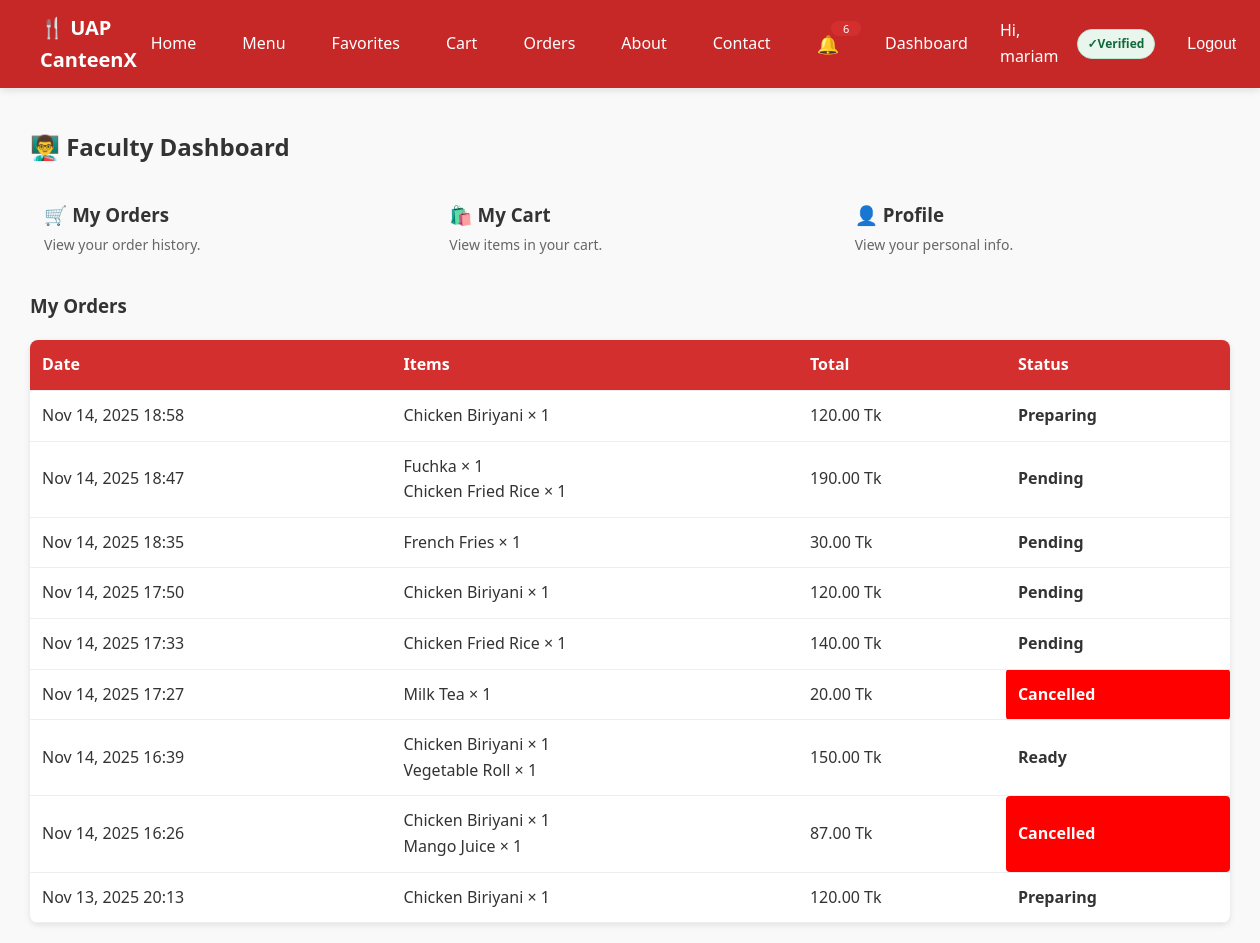
Page /dashboard/ (signed in) on the earlier database version.
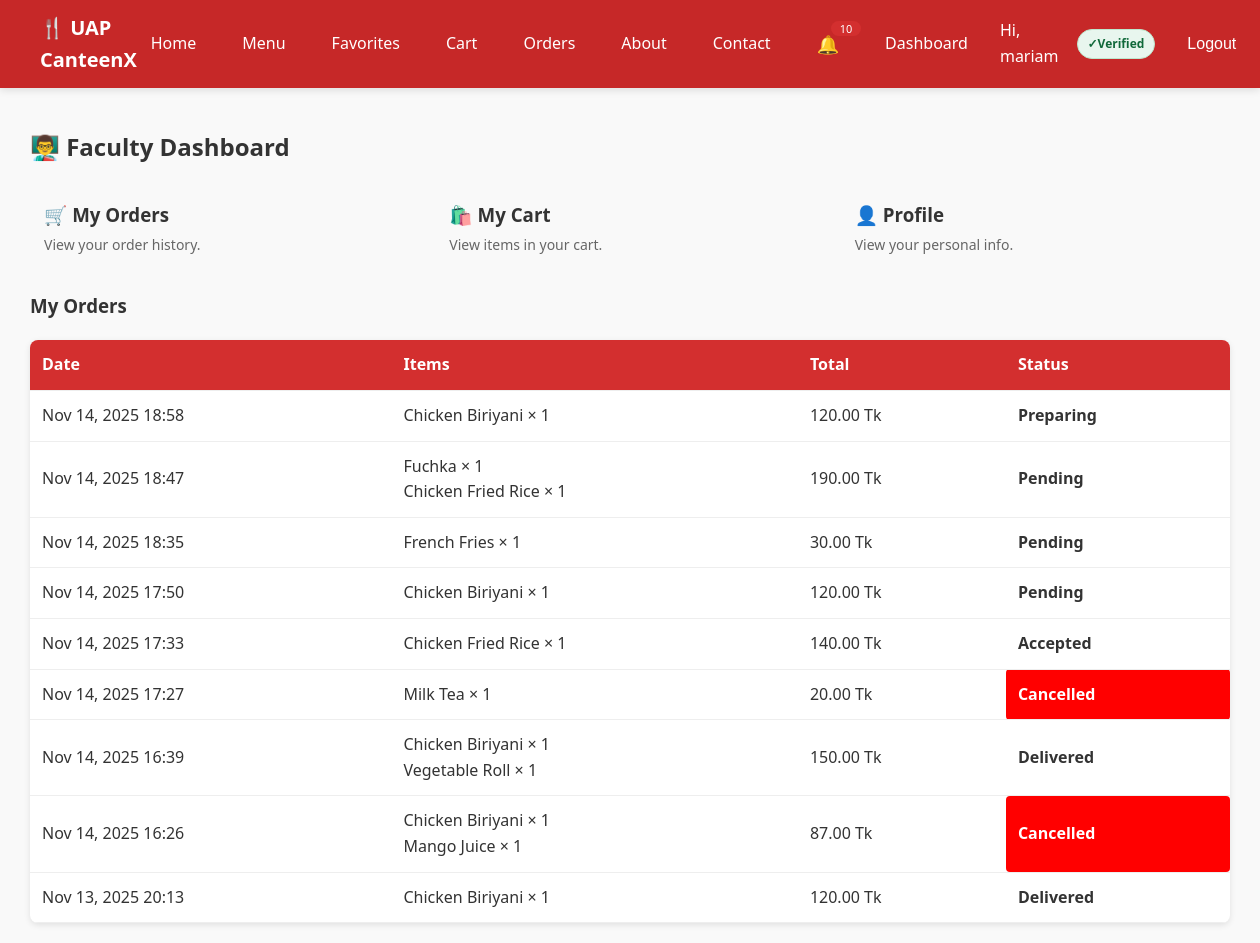
Same page on the later database version.
### my_canteen/models.py (models this page shows, shortened)
class Order(models.Model):
    STATUS_CHOICES = [
        ('pending', 'Pending'),
        ('accepted', 'Accepted'),
        ('preparing', 'Preparing'),
        ('ready', 'Ready'),
        ('delivered', 'Delivered'),
        ('completed', 'Completed'),
        ('cancelled', 'Cancelled'),
    ]
    PAYMENT_STATUS_CHOICES = [('unpaid', 'Unpaid'), ('paid', 'Paid')]
    PAYMENT_METHOD_CHOICES = [
        ('cash', 'Cash'),
        ('mock_card', 'Mock Card'),
        ('stripe', 'Stripe'),
        ('sslcommerz', 'SSLCommerz'),
    ]
    user = models.ForeignKey(User, on_delete=models.CASCADE)
    total_price = models.DecimalField(max_digits=8, decimal_places=2)
    address = models.CharField(max_length=255)
    status = models.CharField(max_length=20, choices=STATUS_CHOICES, default='pending')
    payment_status = models.CharField(max_length=10, choices=PAYMENT_STATUS_CHOICES, default='unpaid')
    payment_method = models.CharField(max_length=10, choices=PAYMENT_METHOD_CHOICES, default='cash')
    created_at = models.DateTimeField(auto_now_add=True)

### my_canteen/views.py (the view)
# urls.py: path('dashboard/', views.dashboard, name='dashboard'),
@login_required
def dashboard(request):
    profile = UserProfile.objects.select_related("user").get(user=request.user)
    real_role = profile.role
    effective_role = get_effective_role(real_role)
    if effective_role in ["admin", "vendor"]:
        orders = Order.objects.all().order_by("-created_at")
        items = MenuItem.objects.all()
    elif effective_role == "staff":
        orders = Order.objects.filter(
            status__in=["accepted", "preparing"]
        ).order_by("-created_at")
        items = None
    else:
        orders = Order.objects.filter(user=request.user).order_by("-created_at")
        items = None
    title_map = {
        "admin": "🛠 Admin Dashboard",
        "vendor": "🏪 Vendor Dashboard",
        "staff": "👨‍🍳 Staff Dashboard",
        "student": "🎓 Student Dashboard",
        "faculty": "🎓 Faculty Dashboard",
        "guest": "👋 Welcome",
    }
    dashboard_title = title_map.get(real_role, "Dashboard")
    template_name = f"my_canteen/dashboard/{real_role}.html"
    ctx = {
        "profile": profile,
        "orders": orders,
        "items": items,
        "real_role": real_role,
        "effective_role": effective_role,
        "dashboard_title": dashboard_title,
    }
    return render(request, template_name, ctx)

### my_canteen/context_processors.py (called while the page is built)
def favorites_processor(request):
    if request.user.is_authenticated:
        fav_ids = Favorite.objects.filter(user=request.user).values_list('item_id', flat=True)
        return {"favorite_items": set(fav_ids)}
    return {"favorite_items": set()}

def cart_count(request):
    cart = request.session.get("cart", {})
    return {"cart_count": sum(cart.values())}

def notifications_context(request):
    if request.user.is_authenticated:
        unread_count = Notification.objects.filter(user=request.user, is_read=False).count()
    else:
        unread_count = 0
    return {
        "unread_notifications": unread_count
    }

### my_canteen/views.py (called while the page is built)
def get_effective_role(real_role: str) -> str:
    if real_role == "admin":
        return "vendor"
    if real_role == "vendor":
        return "admin"
    return real_role

### my_canteen/templates/my_canteen/dashboard/faculty.html
{% extends "my_canteen/base.html" %}
{% block content %}
<h2>👨‍🏫 Faculty Dashboard</h2>
<div style="display:grid;grid-template-columns:repeat(auto-fit,minmax(180px,1fr));gap:16px;margin-bottom:20px;">
  <a href="{% url 'orders' %}"
     class="surface"
     style="padding:14px;border-radius:10px;text-decoration:none;display:block;">
    <h3 style="margin:0 0 4px;">🛒 My Orders</h3>
    <p style="margin:0;color:#666;font-size:14px;">View your order history.</p>
  </a>
  <a href="{% url 'cart' %}"
     class="surface"
     style="padding:14px;border-radius:10px;text-decoration:none;display:block;">
    <h3 style="margin:0 0 4px;">🛍️ My Cart</h3>
    <p style="margin:0;color:#666;font-size:14px;">View items in your cart.</p>
  </a>
  <a href="{% url 'profile' %}"
     class="surface"
     style="padding:14px;border-radius:10px;text-decoration:none;display:block;">
    <h3 style="margin:0 0 4px;">👤 Profile</h3>
    <p style="margin:0;color:#666;font-size:14px;">View your personal info.</p>
  </a>
</div>
<h3>My Orders</h3>
<table class="orders-table">
    <tr>
      <th>Date</th>
      <th>Items</th>
      <th>Total</th>
      <th>Status</th>
    </tr>
    {% for order in orders %}
    <tr>
        <td>{{ order.created_at|date:"M d, Y H:i" }}</td>
        <td>
            {% for oi in order.orderitem_set.all %}
                {{ oi.item.name }} × {{ oi.quantity }} <br>
            {% endfor %}
        </td>
        <td>{{ order.total_price }} Tk</td>
        <td class="status {{ order.status }}">{{ order.status }}</td>
    </tr>
    {% empty %}
      <tr><td colspan="4" style="text-align:center;">No orders yet.</td></tr>
    {% endfor %}
</table>
{% endblock %}

### my_canteen/templates/my_canteen/base.html (shortened to what this page needs)
{% load static %}
<!DOCTYPE html>
<html lang="en">
<head>
  <link rel="stylesheet" href="{% static 'my_canteen/css/styles.css' %}"/>
</head>
<body>
  <nav class="navbar">
    <div class="logo">🍴 UAP CanteenX</div>
    <ul class="nav-links">
      <li><a href="{% url 'home' %}">Home</a></li>
      <li><a href="{% url 'menu' %}">Menu</a></li>
      <li><a href="{% url 'favorites' %}"> Favorites</a></li>
      <li>
        <a href="{% url 'cart' %}">
          Cart
        </a>
      </li>
      <li><a href="{% url 'orders' %}">Orders</a></li>
      <li><a href="{% url 'about' %}">About</a></li>
      <li><a href="{% url 'contact' %}">Contact</a></li>
      {% if user.is_authenticated %}
        <li style="position:relative;">
          <a href="{% url 'notifications' %}"
             style="display:inline-flex;align-items:center;justify-content:center;
                    font-size:18px;text-decoration:none;">
            🔔
          </a>
          {% if unread_notifications > 0 %}
            <span style="
              position:absolute;
              top:-4px;
              right:-8px;
              background:#d32f2f;
              color:#fff;
              font-size:11px;
              padding:2px 6px;
              border-radius:999px;
              line-height:1;
              min-width:18px;
              text-align:center;
            ">
              {{ unread_notifications }}
            </span>
          {% endif %}
        </li>
        <li><a href="{% url 'dashboard' %}">Dashboard</a></li>
        <li class="nav-user">Hi, {{ user.username }}</li>
        <li>
          {% if user.is_active %}
            <span class="badge badge-verified">Verified</span>
          {% else %}
            <span class="badge badge-unverified">Email not verified</span>
          {% endif %}
        </li>
        <li>
          <form action="{% url 'logout' %}" method="post" style="display:inline;">
            <button type="submit" class="link-like">Logout</button>
          </form>
        </li>
      {% else %}
        <li><a href="{% url 'login' %}">Login</a></li>
        <li><a class="btn" href="{% url 'signup' %}">Signup</a></li>
      {% endif %}
    </ul>
  </nav>
  <main class="container">
    {% block content %}{% endblock %}
  </main>
</body>
</html>

Differences in the rows shown:
changed Order: status "Pending" → "Accepted"
changed Order "Nov 14, 2025 16:39": status "Ready" → "Delivered"
changed Order "Nov 13, 2025 20:13": status "Preparing" → "Delivered"
Other differences:
{{ unread_notifications }}: "6" → "10"
